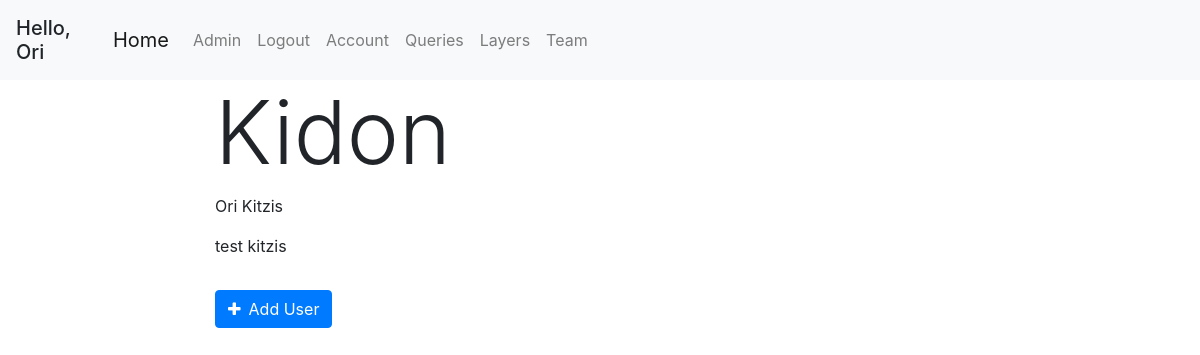
The page /team (signed in) on the database as committed earlier.
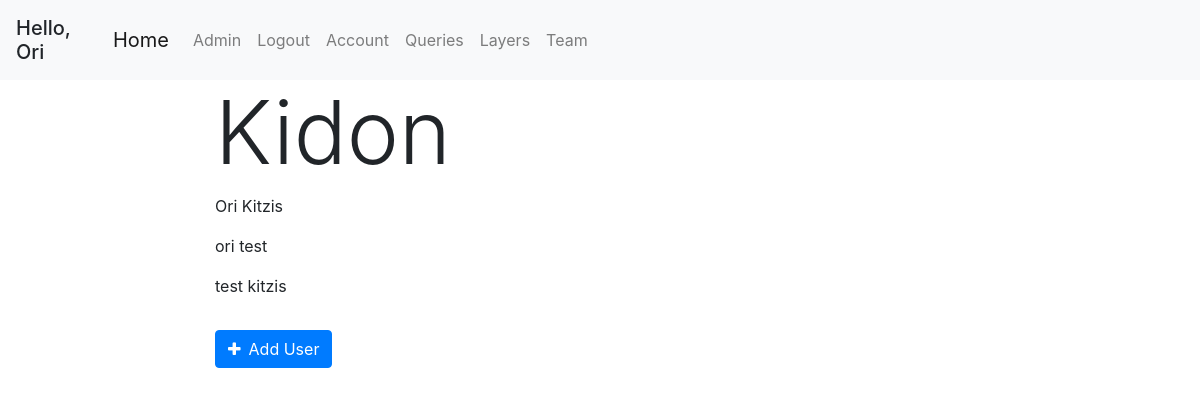
The same page on the database as committed later.
### geoportal/models.py (models this page shows, shortened)
class User(db.Model, UserMixin):
    id = db.Column(db.Integer, primary_key=True)
    username = db.Column(db.String(20), unique=True, nullable=False)
    email = db.Column(db.String(120), unique=True, nullable=False)
    first_name = db.Column(db.String(20), nullable=False, default='')
    last_name = db.Column(db.String(20), nullable=False, default='')
    password = db.Column(db.String(60), nullable=False)
    team_id = db.Column(db.Integer, db.ForeignKey('team.id'))
    roles = db.relationship('Role', secondary='user_roles')
    layers = db.relationship('Layer', backref='user', lazy=True)
    queries = db.relationship('Query', backref='user', lazy=True)
    preferences = db.relationship('UserPreferences', backref='user', lazy=True)
    @property
    def full_name(self):
        return f'{self.first_name} {self.last_name}'
    def has_role(self, role_name):
        for role in self.roles:
            if role.name == role_name:
                return True
        return False

### geoportal/users/views.py (the view)
@users.route('/team')
def team():
    team = Team.query.get(current_user.team_id)
    users = User.query.filter_by(team_id=None)
    return render_template('team.html', title='Edit Team', team=team, users=users)

### geoportal/models.py (called while the page is built)
@login_manager.user_loader
def load_user(user_id):
    return User.query.get(int(user_id))

### geoportal/templates/team.html (shortened to what this page needs)
{% extends "base.html" %}
{% block content %}
<h2 class="display-2">{{ team.name }}</h2>
{% for user in team.users %}
<p>{{ user.full_name }}</p>
{% endfor %}
<button type="button" class="btn btn-primary mb-3 mt-3" data-toggle="modal" data-target="#add-user-to-team">
  <span class="fa fa-plus mr-2"></span>Add User
</button>
{% endblock content %}

### geoportal/templates/base.html (shortened to what this page needs)
<!DOCTYPE html>
<html lang="en">
<head>
    <link rel="stylesheet" href="/static/css/bootstrap/bootstrap.min.css"/>
    <link rel="stylesheet" href="/static/css/style.css"/>
    <link rel="stylesheet" href="/static/css/leaflet/leaflet.css"/>
    <link rel="stylesheet" href="/static/css/leaflet/leaflet.draw.css"/>
    <link rel="stylesheet" href="/static/css/jquery/jquery.dataTables.min.css">
    <link rel="stylesheet" href="https://cdnjs.cloudflare.com/ajax/libs/font-awesome/4.7.0/css/font-awesome.min.css">
    <link rel="stylesheet" href="/static/css/utils/pretty-checkbox.min.css">
    <link rel="stylesheet" href="/static/css/leaflet/leaflet.contextmenu.css">
</head>
<body>
    <header class="site-header">
        <nav class="navbar navbar-expand-lg navbar-fixed-top navbar-light bg-light">
            {% if current_user.is_authenticated %}
            <h5 class="mt-2">Hello, {{ current_user.first_name }}</h5>
            {% endif %}
            <div class="container">
                <a class="navbar-brand" href="{{ url_for('main.home') }}">Home</a>
                <div class="collapse navbar-collapse" id="navbarSupportedContent">
                    <ul class="navbar-nav mr-auto">
                        {% if current_user.is_authenticated %}
                            {% if current_user.has_role('Admin') %}
                                <li class="nav-item"><a class="nav-link" href="/admin">Admin</a></li>
                            {% endif %}
                            <li class="nav-item"><a class="nav-link" href="{{ url_for('users.logout') }}">Logout</a></li>
                            <li class="nav-item"><a class="nav-link" href="{{ url_for('users.account') }}">Account</a></li>
                            <li class="nav-item"><a class="nav-link" href="{{ url_for('queries.get_queries') }}">Queries</a></li>
                            <li class="nav-item"><a class="nav-link" href="{{ url_for('mapping.get_layers') }}">Layers</a></li>
                            {% if current_user.team_id %}
                                <li class="nav-item"><a class="nav-link" href="{{ url_for('users.team') }}">Team</a></li>
                            {% else %}
                                <li class="nav-item"><a class="nav-link" href="{{ url_for('users.new_team') }}">Create Team</a></li>
                            {% endif %}
                        {% else %}
                            <li class="nav-item"><a class="nav-link" href="{{ url_for('users.login') }}">Login</a></li>
                            <li class="nav-item"><a class="nav-link" href="{{ url_for('users.register') }}">Register</a></li>
                        {% endif %}
                    </ul>
                </div>
            </div>
        </nav>
    </header>
    <div class="container-fluid" id="content">
        <div class="row">
            <div class="col-md-3 col-lg-2 sidebar">
            </div>
            <div class="col-md-6 col-lg-8 main">
                {% block content %}{% endblock %}
            </div>
            <div class="col-md-3 col-lg-2 sidebar" id="right-sidebar">
            </div>
        </div>
    </div>
</body>
</html>

Rows that differ between the two databases and show on the page:
now on this page (row edited): User: full_name "ori test"
